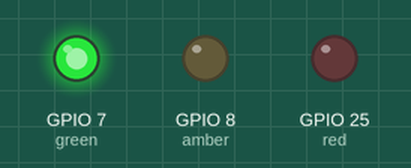
Recording of a program running on a simulated Raspberry Pi (BCM pin numbers). On the bench: output pins drawn as LEDs (lit = HIGH).

Above: at 5.0 s.
At 10.5 s:
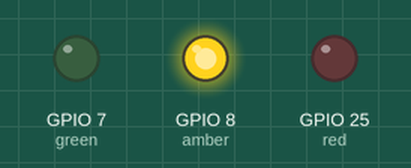
At 16.0 s:
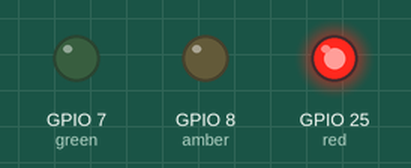
At 21.5 s:
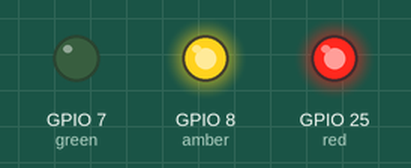
Timing chart, 0 to 28.6 s (numbered marks = the images above):
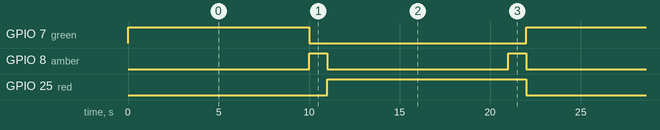

The program:

traffic_signal.py
```python
from gpiozero import LED
from time import sleep

red = LED(25)
amber = LED(8)
green = LED(7)

green.on()
amber.off()
red.off()
while True:
    sleep(10)
    green.off()
    amber.on()
    sleep(1)
    amber.off()
    red.on()
    sleep(10)
    amber.on()
    sleep(1)
    green.on()
    amber.off()
    red.off()
```

Measured:
- by itself, GPIO 7 (green): alternates HIGH for 10.0 s and LOW for 12.0 s
- by itself, GPIO 8 (amber): alternates HIGH for 1.0 s and LOW for 10.0 s
- by itself, GPIO 25 (red): alternates HIGH for 11.0 s and LOW for 11.0 s
